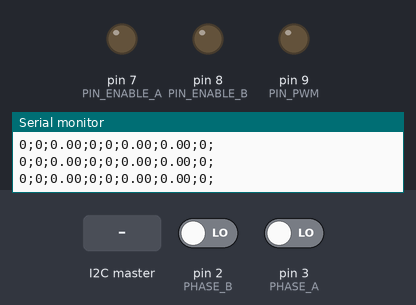
Bench run of a sketch on a simulated Arduino Uno, built with avr-gcc and run on an emulated ATmega328P. On the bench: output pins drawn as LEDs (lit = HIGH), the last lines printed to the serial monitor. The test bench sets the inputs (shaded band); at power-on: pin 3 (PHASE_A) LOW, pin 2 (PHASE_B) LOW.

Above: at 1.2 s.
1.3 s: the I2C master sends the byte 5
At 2.4 s:
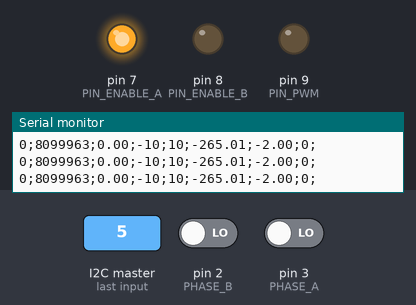
2.8 s: pin 3 (PHASE_A) driven HIGH
Timing chart, 0 to 5.8 s (numbered marks = the images above; inputs shaded):
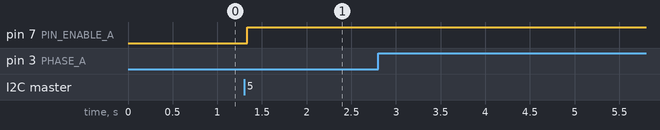

The sketch:

crs-control.ino
```cpp
#include <Wire.h>
#include "Configuration.h"
#include "AxActuator.cpp"
#include <avr/io.h>
#include <avr/interrupt.h>


volatile int8_t  enc_delta;
static int8_t  last;

AxActuator actuator = AxActuator();


/**
  *
  *
  */
void setup(void) {

    Wire.begin(TWI_ADDR);
    Wire.onReceive( onTWIData );
    Wire.onRequest( onTWIRequest );

    pinMode( PIN_ENABLE_A, OUTPUT );
    pinMode( PIN_ENABLE_B, OUTPUT );
    pinMode( PIN_PWM, OUTPUT);
	pinMode( PIN_HOME, INPUT);

    actuator.setMaxSpeed(2000);
    actuator.setRampe(1000);
	actuator.setTolerance(100);


	int8_t newv;

	newv = 0;
	if( PHASE_A ) newv = 3;
	if( PHASE_B ) newv ^= 1;       // convert gray to binary
	last = newv;                   // power on state
	enc_delta = 0;

	Serial.begin(9600);

	Serial.write("init:");

}

/**
  *
  *
  */
/**/
void isr( )
{
	int8_t newv, diff;

	newv = 0;
	if( PHASE_A ) newv = 3;
	if( PHASE_B ) newv ^= 1;          // convert gray to binary
	diff = last - newv;               // difference last - new
	if( diff & 1 ) {                 // bit 0 = value (1)
		last = newv;                    // store new as next last
		enc_delta += (diff & 2) - 1;   // bit 1 = direction (+/-)
	}
}
/**/


int8_t encode_read4( void )         // read four step encoders
{
	int8_t val;

	cli();
	val = enc_delta;
	enc_delta = val & 3;
	sei();
	return val >> 2;
}


/**
  *
  *
  */
void onTWIData(int qty){
    actuator.TWIOnData(qty);
}

/**
  *
  *
  */
void onTWIRequest(){
    actuator.TWIOnRequest();
}

unsigned long  time = 0;
unsigned long  time1 = 0;

 /**
  *
  *
  */
void loop() {

  	isr();
	actuator.setPosition( actuator.getPosition() + encode_read4() );

    if( millis()-time > 50 )
    {
        actuator.main();
		time = millis();

    }

    if( millis()-time1 > 50 )
    {
    	actuator.trace();
		time1 = millis();

    }

}
```

AxActuator.cpp
```cpp
#include "TWI.cpp"
#include "WireCommand.h"
#include "Procedure.h"
#include "Configuration.h"
#include "ProcedureFunction.h"

class AxActuator: public TWI
{

    private:

	/**
	*
	*/
	volatile long position = 0;

	/**
	*
	*/
	long targetPosition = 0;

	/**
	*
	*/
    long startPosition = 0;

	/**
	*
	*/
	long lastPosition = 0;

	/**
	 *
	 */
	unsigned long  lastTime = 0;

	/**
	*
	*/
	int procedure = Procedure::NONE;

	/**
	*
	*/
	int procedureFunction = ProcedureFunction::NONE;

	/**
	*
	*/
	int echoValue = 0;

	/**
	*
	*/
    unsigned long tolerance = 2;

	/**
	*
	*/
    int rampe               = 1000;

	/**
	*
	*/
    int maxSpeed            = 1000;

    /**
     *
     */
    float currentSpeed        = 0;

    /**
     *
     */
    int currentPWMSpeed     = 0;

	public:
    /**
      *
      *
      */
    AxActuator()
    {

    }

	/**
	*
	*/
	void setTolerance(int value)
	{
		this->tolerance = value;
	}

	/**
	*
	*/
	int getTolerance()
	{
		return this->tolerance;
	}

	/**
	*
	*/
	void setRampe(int value)
	{
		this->rampe = value;
	}

	/**
	*
	*/
	int getRampe()
	{
		return this->rampe;
	}

	/**
	*
	*/
    void setMaxSpeed( int value)
    {
    	this->maxSpeed = max(0,min(255,value));
    }

	/**
	*
	*/
    void setPosition(long value)
    {
    	position = value;
    }

	/**
	*
	*/
    long getPosition()
    {
    	return position;
    }

	/**
	*
	*/
    void setCurrentSpeed(long value)
    {
    	currentSpeed = value;
    }

	/**
	*
	*/
    long getCurrentSpeed()
    {
    	return currentSpeed;
    }


	/**
	*
	*/
    bool isBusy( int excludeProcedures = 0 )
    {


    	if (
    			(procedure&~(excludeProcedures|Procedure::NONE)) > 0
		)
    		return true;

        if( abs(targetPosition-position) <= tolerance /*&& getCurrentSpeed() < 30*/)
            return false;

        return true;
    }

	/**
	*
	*/
    void moveTo( unsigned long value)
    {
        startPosition = position;
        targetPosition = value;
    }

	/**
	*
	*/
    void main()
    {

    	//
    	// Determine current movement speed.
    	//
    	int deltaTime = millis() - lastTime ;
        if( deltaTime > 50 )
        {

        	int deltaPosition = abs(position-lastPosition);

        	currentSpeed = deltaPosition*1000/(float)deltaTime;

            lastTime = millis();
            lastPosition = position;

        }

        //
        // executing procedures
        //
		if (procedure == Procedure::HOMING)
		{


			if (procedureFunction == ProcedureFunction::RELEASE)
			{

				// homingswitch is already pressed
				if (digitalRead(PIN_HOME) == HIGH) {

					// if machine isn't busy
					// move tool to release home switch
					if( !this->isBusy(Procedure::HOMING) )
					{
						this->moveTo(this->position + int(this->tolerance * 2));
					}
				}
				else
				{
					// if homeing switch isn't pressed
					// start homeing movement
					procedureFunction = ProcedureFunction::DETENTION;
				}
			}
			else if (procedureFunction == ProcedureFunction::DETENTION)
			{

				// homeing switch isn't pressed.
				if (digitalRead(PIN_HOME) == LOW) {

					// if machine isn't busy
					// start moving towarts homing switch
					if (!this->isBusy(Procedure::HOMING))
					{
						this->moveTo(this->position - int(this->tolerance * 2));
					}
				}
				else
				{
					// Homing switch reached
					// set position to offset and end
					// procedure
					procedure = Procedure::NONE;
					procedureFunction = ProcedureFunction::NONE;

					this->position = ZERO_OFFSET;
					this->targetPosition = ZERO_OFFSET;
				}
			}
		}


		//
		// direction control
		//
		/**/
        if(targetPosition < position)
        {
            digitalWrite( PIN_ENABLE_A, LOW);
            digitalWrite( PIN_ENABLE_B, HIGH);
        }
        else if(targetPosition > position)
        {
            digitalWrite( PIN_ENABLE_A, HIGH);
            digitalWrite( PIN_ENABLE_B, LOW);
        }
		/**/


        //
        // speed control
        //
        int deltaPosition = abs(targetPosition-position);
        if( deltaPosition > tolerance )
        {

        	// currentSpeed
        	referenceSpeed = getCurrentReferenceSpeed();

        	deltaSpeed = currentSpeed-referenceSpeed;

        	accelerationHisteresis = getAccelerationHisteresis(deltaPosition);

        	acceleration = 0;
        	if( deltaSpeed > accelerationHisteresis )
        	{
        		// acceleration
        		acceleration = -2;
        	}
        	else if( deltaSpeed < -accelerationHisteresis )
        	{
        		// break
        		acceleration = 2;

        	}else{
        		// just running

        	}

        	currentPWMSpeed += acceleration;
        	currentPWMSpeed = turnSpeed( currentPWMSpeed );

        }
        else
        {
            turnSpeed(0);
        }


    }

    int referenceSpeed;
    int deltaSpeed;
    float accelerationHisteresis;
    float acceleration;


    void trace()
    {


    	Serial.print( position );
    	Serial.print( ";" );

    	Serial.print( targetPosition );
    	Serial.print( ";" );

    	Serial.print( currentSpeed );
    	Serial.print( ";" );

    	Serial.print( deltaSpeed );
    	Serial.print( ";" );

    	Serial.print( referenceSpeed );
    	Serial.print( ";" );

    	Serial.print( accelerationHisteresis);
    	Serial.print( ";" );

    	Serial.print( acceleration );
    	Serial.print( ";" );

    	Serial.print( currentPWMSpeed );
    	Serial.print( ";" );

    	Serial.println( "" );

    	/*
    	Serial.write( "current speed:" );
    	Serial.println( currentSpeed );

    	Serial.write( "deltaSpeed:" );
    	Serial.println( deltaSpeed );

    	Serial.write( "deltaSpeed:" );
    	Serial.println( referenceSpeed );

    	Serial.write( "accelerationHisteresis:" );
    	Serial.println( accelerationHisteresis);

    	Serial.write( "acceleration:" );
    	Serial.println( acceleration );

    	Serial.write( "currentPWMSpeed:" );
    	Serial.println( currentPWMSpeed );

    	Serial.write( "================\n" );
    	/**/

    }

	/**
	*
	*/
    float getAccelerationHisteresis(int deltaPosition)
    {

    	float steigung = 0.01;
    	return deltaPosition*steigung;

    }

	/**
	*
	*/
    unsigned int getCurrentReferenceSpeed()
    {

        //return 50;
        int minSpeed = 10;

        // We are in slow down phase at the end of the way
        int deltaTarget = abs(targetPosition-position);
        if( deltaTarget < rampe )
        {

            return max(

				minSpeed,

				maxSpeed
				*
				deltaTarget/(float)rampe

			);

        }

        // we are at full speed
        return maxSpeed;

    }


	/**
	*
	*/
    void stop()
    {
		procedure = Procedure::NONE;
		procedureFunction = ProcedureFunction::NONE;
		targetPosition = position;
        turnSpeed(0);
        digitalWrite( PIN_ENABLE_A, LOW);
        digitalWrite( PIN_ENABLE_B, LOW);
    }

	/**
	*
	*/
    int  turnSpeed(int value = 0)
    {

        value = min( value,255 );
        value = max( value,0 );
        analogWrite( PIN_PWM, value );
        return value;
    }

	/**
	*
	*/
	void calibrate()
	{
		procedure = Procedure::HOMING;
		procedureFunction = ProcedureFunction::RELEASE;
	}

	/**
	*
	*/
    virtual void decodeMessage(byte data[])
    {

        switch( this->toInt(data,0,1) ){
			case WireCommands::ZERO:
				this->position = 0;
				this->targetPosition = 0;
				break;
			case WireCommands::INC_POSITION:
				this->moveTo(this->position + this->toInt(data, 1, 3));
				break;
			case WireCommands::DEC_POSITION:
				this->moveTo(this->position - this->toInt(data, 1, 3));
				break;
			case WireCommands::SET_TOLERANCE:
				this->tolerance = this->toInt(data, 1, 3);
				break;
			case WireCommands::MOVE_TO:
				this->moveTo(this->toInt(data, 1, 3));
				break;
			case WireCommands::IS_BUSY:
				this->returnValue = (int)this->isBusy();
				break;
			case WireCommands::GET_POSITION:
				this->returnValue = this->position;
				break;
			case WireCommands::SET_ECHO:
				this->echoValue = this->toInt(data, 1, 3);
				break;
			case WireCommands::GET_ECHO:
				this->returnValue = this->echoValue;
				break;
			case WireCommands::SET_MAX_SPEED:
				this->maxSpeed = this->toInt(data, 1, 3);
				break;
			case WireCommands::GET_MAX_SPEED:
				this->returnValue = this->maxSpeed;
				break;
			case WireCommands::HOME:
				this->calibrate();
				break;
			case WireCommands::STOP:
				this->stop();
				break;
			case WireCommands::SET_RAMPE:
				this->rampe = this->toInt(data, 1, 3);
				break;
			case WireCommands::GET_RAMPE:
				this->returnValue = this->rampe;
				break;
			case WireCommands::GET_CURRENT_SPEED:
				this->returnValue = this->currentSpeed;
				break;
			case WireCommands::GET_TOLERANCE:
				this->returnValue = this->tolerance;
				break;
            default:

            break;
        }

    }

};
```

Procedure.h
```cpp
#ifndef PROCEDURE_H
#define PROCEDURE_H
/**
*   State codes for the currently running procedure.
*/
class Procedure
{
public:

	const static int NONE = 0x01;
	const static int HOMING = 0x02;

};

#endif
```

ProcedureFunction.h
```cpp
#ifndef PROCEDUREFUNCTION_H
#define PROCEDUREFUNCTION_H

/**
*   State codes for the currently running procedure functions.
*/
class ProcedureFunction
{
public:

	const static int NONE = 0x01;
	const static int RELEASE = 0x02;
	const static int DETENTION = 0x04;
};
#endif
```

TWI.cpp
```cpp
#include <Arduino.h>
#include "Wire.h"

class TWI{

    protected:
    /**
      *
      *
      */
    String splitString( String data, int index, char seperator = ' ' ){
      int i=0;
      int leftIndex = 0;
      int currentPart = 0;
      while( i++ <= data.length() ){
        if( ( data.charAt(i) == seperator || i == data.length() )  && currentPart != index){
          currentPart++;
          leftIndex = i+1;
        }else if( (data.charAt(i) == seperator || i == data.length() )  && currentPart == index){
          break;
        }
      }
      return data.substring( leftIndex, i );
    }

    /**
      * Reads the next [size] bytes beginning at [index] and
      * returns an integer containing the read bytes. Uses
	  * little endian.
      */
    long toInt(byte data[], int index = 0, int size=3)
    {

        long result = 0;
        for( int i = 0; i < size; i++)
        {
            result = (result << 8) | data[index+i];
        }

        return result;
    }

    /**
      *  Reads the next [size] bytes from data and returns an byte array.
	  *  Uses little endian.
      *
      */
    byte* toBytes(long data, int size = 3)
     {
        byte* result = new byte[size];

        for( int i = 0; i < size; i++)
        {
            int c = (data>>(i*8))&255;
            result[size-1-i] = c;
        }

        return result;

    }

    /**
      *  Stores the value returned at the next master request call.
      *
      */
    long returnValue = 0;

    public:
    /**
      *  Answers master's request call and sends the return value.
      *
      */
    void TWIOnRequest()
    {
        byte *d = toBytes( returnValue);
		Wire.write(d, sizeof(long));
        delete[] d;
    }


    /**
      *  Receives the master send call and calls decodeMessage.
      *  DecodeMessage should be implemented be a child class.
      */
	void TWIOnData(int qty)
    {

        byte data[qty];
        int index = 0;
        while( Wire.available() > 0){
            char c = Wire.read();
            data[index] = c;
            index++;
            delay(2);
        }

        this->decodeMessage(data);

    }

    /**
      *  To be implemented by a child class to react on
      *  to receives message.
      */
    virtual void decodeMessage(byte data[])
    {

    }


};
```

WireCommand.h
```cpp
#ifndef WIRECOMMAND_H
#define WIRECOMMAND_H

class WireCommands
{
public:

	const static int ZERO              = 0x01;  // sets the current position to 0.
	const static int INC_POSITION      = 0x02;  // increases the current position.
	const static int DEC_POSITION      = 0x03;  // decreases the current position.
	const static int SET_TOLERANCE     = 0x04;  // sets the tolerance.
	const static int MOVE_TO           = 0x05;  // moves to the absolute position.
	const static int IS_BUSY           = 0x06;  // asks for isBusy value.
	const static int GET_POSITION      = 0x07;  // asks for the absolute position.
	const static int SET_ECHO          = 0x08;  // sets the echo value.
	const static int GET_ECHO          = 0x09;  // asks for the echo value.
	const static int SET_MAX_SPEED     = 0x0A;  // sets the max speed value.
	const static int GET_MAX_SPEED     = 0x0B;  // asks for the max speed value.
	const static int HOME              = 0x0C;  // starts the homing
	const static int STOP              = 0x0D;
	const static int GET_RAMPE         = 0x0E;
	const static int SET_RAMPE         = 0x0F;
	//const static int GET_MIN_SPEED     = 0x10;
	//const static int SET_MIN_SPEED     = 0x11;
	const static int GET_TOLERANCE     = 0x12;  // asks for the tolerance.
	const static int GET_CURRENT_SPEED = 0x13;
};
#endif
```

Configuration.h
```cpp
#ifndef CONFIGURATION_H
#define CONFIGURATION_H

/**
*   Address of the slave on the bus.
*/
#define TWI_ADDR     8

/**
*   Enable pin for the channel on the H-bridge.
*/
#define PIN_ENABLE_A 7

/**
*  Enable pin for the channel on the H-bridge.
*/
#define PIN_ENABLE_B 8

/**
*   PWN-Pin for the speed control on the H-bridge.
*/
#define PIN_PWM 9

/**
*  Encoder feedback from the H-bridge.
*  Must be a interrupt pin.
*/
#define PHASE_B     (PIND & 1<<PD2)

/**
*  Encoder feedback from the H-bridge.
*  Must be a interrupt pin.
*/
#define PHASE_A     (PIND & 1<<PD3)

/**
*  Input pin for the Home sensor.
*/
#define PIN_HOME 4

/**
 *
 */
#define ZERO_OFFSET 1345


#endif // CONFIGURATION_H
```

Measured:
- after the input at 1.3 s, pin 7 (PIN_ENABLE_A): LOW → HIGH at once
